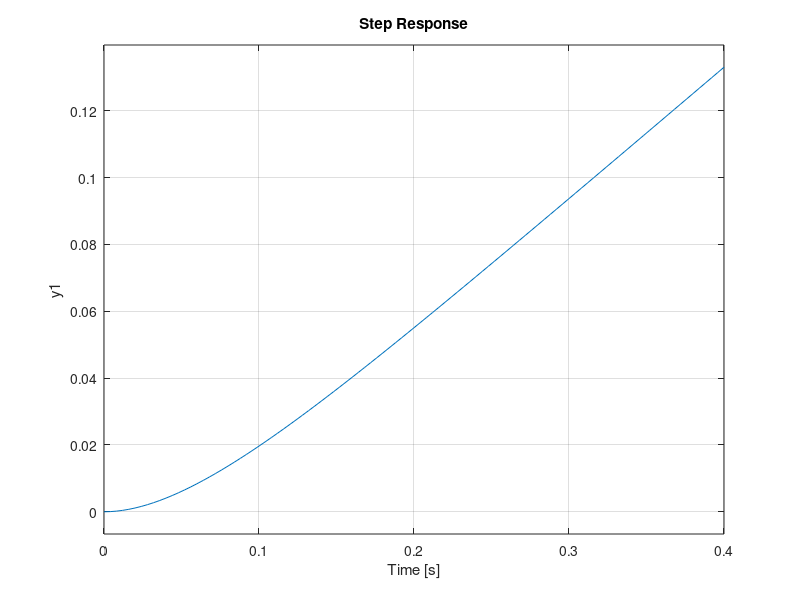

Source code (MATLAB):
% función de transferencia en lazo cerrado
G = tf(1.875,[0.3 4.75 0]);
step(G)
% TODO: es estable el sistema? comentarlo desde un punto de vista fisico

Km = 20;
serie1 = series(G, Km);
fb1 = feedback(serie1, 1, -1);
% falta la saber la ganancia en estado estacionario
%step(fb1)
